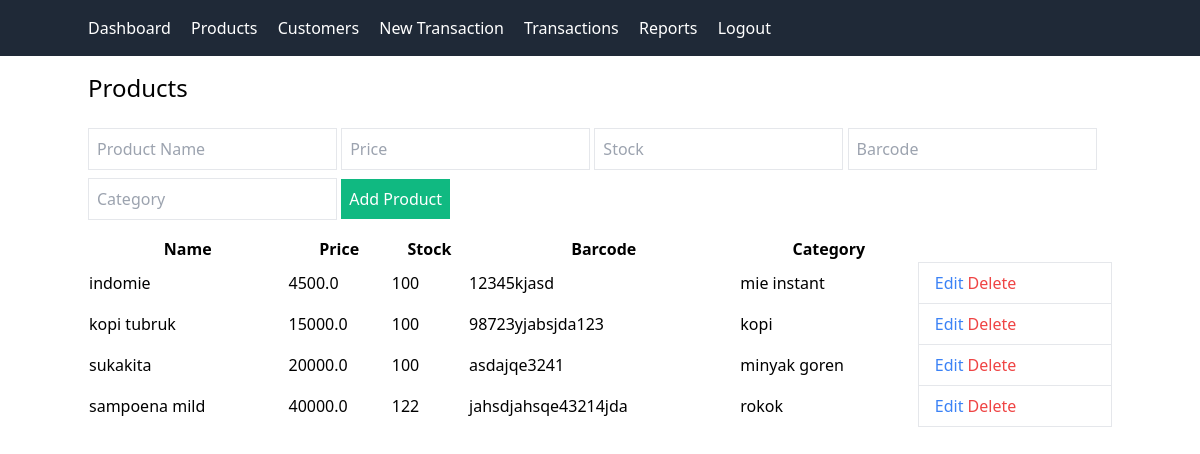
The page /products (signed in) on the database its author committed.
### models.py (models this page shows)
class Product(db.Model):
    id = db.Column(db.Integer, primary_key=True)
    name = db.Column(db.String(100), nullable=False)
    price = db.Column(db.Float, nullable=False)
    stock = db.Column(db.Integer, default=0)
    barcode = db.Column(db.String(50), unique=True)
    category = db.Column(db.String(50))

### app.py (the view, shortened to what this page needs)
@app.route('/products', methods=['GET', 'POST'])
@login_required
def products():
    print(f"Current user: {current_user.username}")  # Debugging
    all_products = Product.query.all()
    return render_template('products.html', products=all_products)

### app.py (called while the page is built)
@login_manager.user_loader
def load_user(user_id):
    return db.session.get(User, int(user_id))

### templates/products.html
{% extends 'base.html' %}
{% block content %}
<h2 class="text-2xl">Products</h2>
<form method="POST" class="mt-4">
    <input type="text" name="name" placeholder="Product Name" required class="border p-2">
    <input type="number" name="price" placeholder="Price" required class="border p-2 mt-2">
    <input type="number" name="stock" placeholder="Stock" required class="border p-2 mt-2">
    <input type="text" name="barcode" placeholder="Barcode" class="border p-2 mt-2">
    <input type="text" name="category" placeholder="Category" class="border p-2 mt-2">
    <button type="submit" class="bg-green-500 text-white p-2 mt-2">Add Product</button>
</form>
<table class="mt-4 w-full">
    <thead>
        <tr>
            <th>Name</th>
            <th>Price</th>
            <th>Stock</th>
            <th>Barcode</th>
            <th>Category</th>
        </tr>
    </thead>
    <tbody>
        {% for product in products %}
        <tr>
            <td>{{ product.name }}</td>
            <td>{{ product.price }}</td>
            <td>{{ product.stock }}</td>
            <td>{{ product.barcode }}</td>
            <td>{{ product.category }}</td>
            <td class="border px-4 py-2">
                <a href="{{ url_for('edit_product', product_id=product.id) }}" class="text-blue-500">Edit</a>
                <form action="{{ url_for('delete_product', product_id=product.id) }}" method="POST" style="display:inline;">
                    <button type="submit" class="text-red-500">Delete</button>
                </form>
            </td>
        </tr>
        {% endfor %}
    </tbody>
</table>
{% endblock %}

### templates/base.html (shortened to what this page needs)
<!DOCTYPE html>
<html lang="en">
<head>
    <link href="https://cdn.jsdelivr.net/npm/tailwindcss@2.2.19/dist/tailwind.min.css" rel="stylesheet">
</head>
<body>
    <nav class="bg-gray-800 p-4">
        <div class="container mx-auto">
            <a href="{{ url_for('dashboard') }}" class="text-white">Dashboard</a>
            <a href="{{ url_for('products') }}" class="text-white ml-4">Products</a>
            <a href="{{ url_for('customers') }}" class="text-white ml-4">Customers</a>
            <a href="{{ url_for('new_transaction') }}" class="text-white ml-4">New Transaction</a>
            <a href="{{ url_for('transactions') }}" class="text-white ml-4">Transactions</a>
            <a href="{{ url_for('reports') }}" class="text-white ml-4">Reports</a>
            <a href="{{ url_for('logout') }}" class="text-white ml-4">Logout</a>
        </div>
    </nav>
    <div class="container mx-auto mt-4">
        {% block content %}{% endblock %}
    </div>
</body>
</html>

### rows shown on the page
Product: name "indomie", price "4500.0", stock "100", barcode "12345kjasd", category "mie instant"
Product: name "kopi tubruk", price "15000.0", stock "100", barcode "98723yjabsjda123", category "kopi"
Product: name "sukakita", price "20000.0", stock "100", barcode "asdajqe3241", category "minyak goren"
Product: name "sampoena mild", price "40000.0", stock "122", barcode "jahsdjahsqe43214jda", category "rokok"
